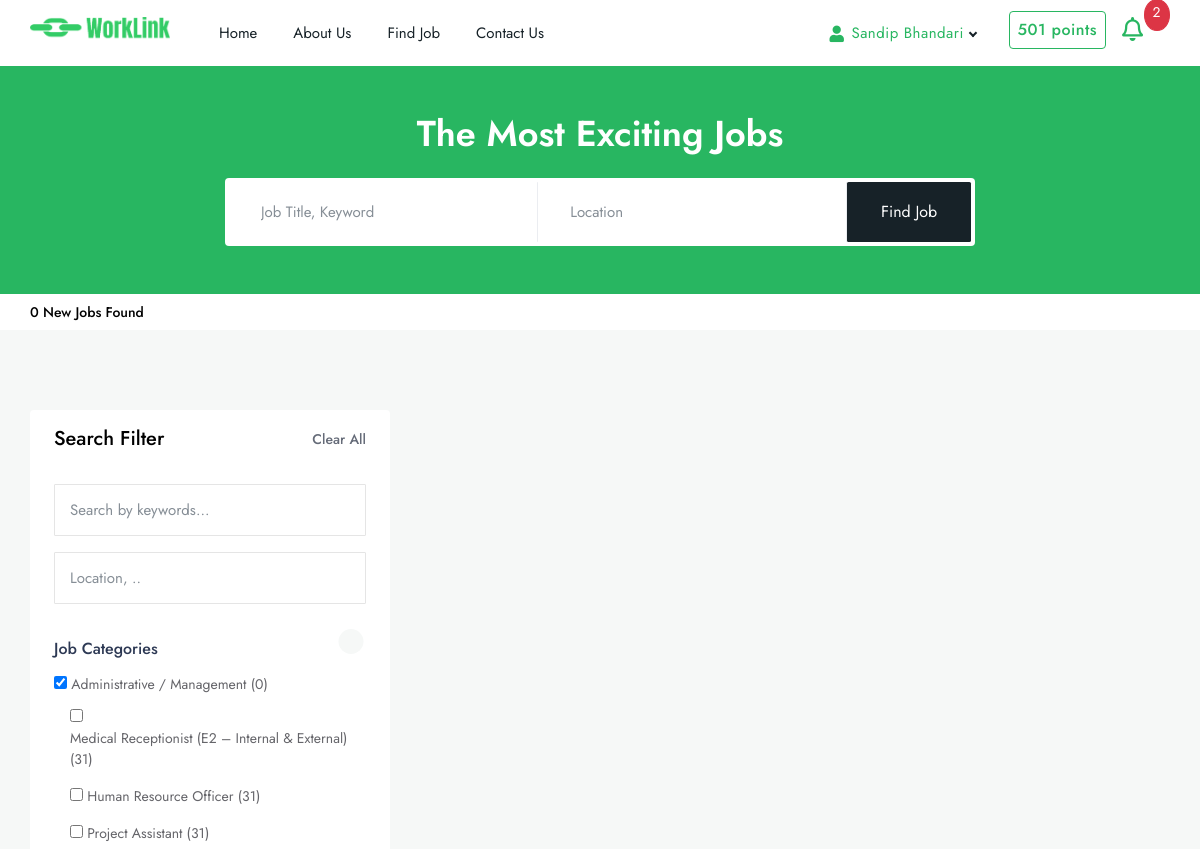
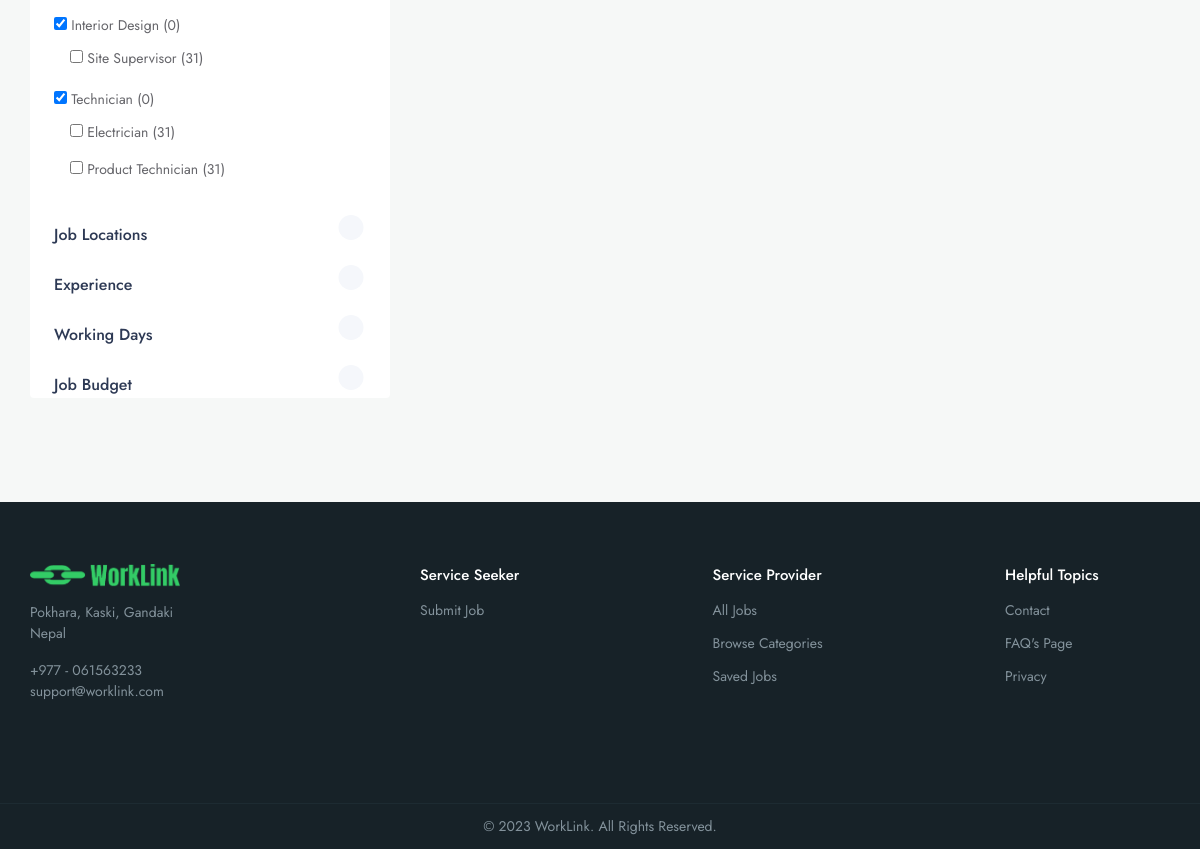
The page /services/ (signed in) on the database as committed earlier (2 pictures, top to bottom).
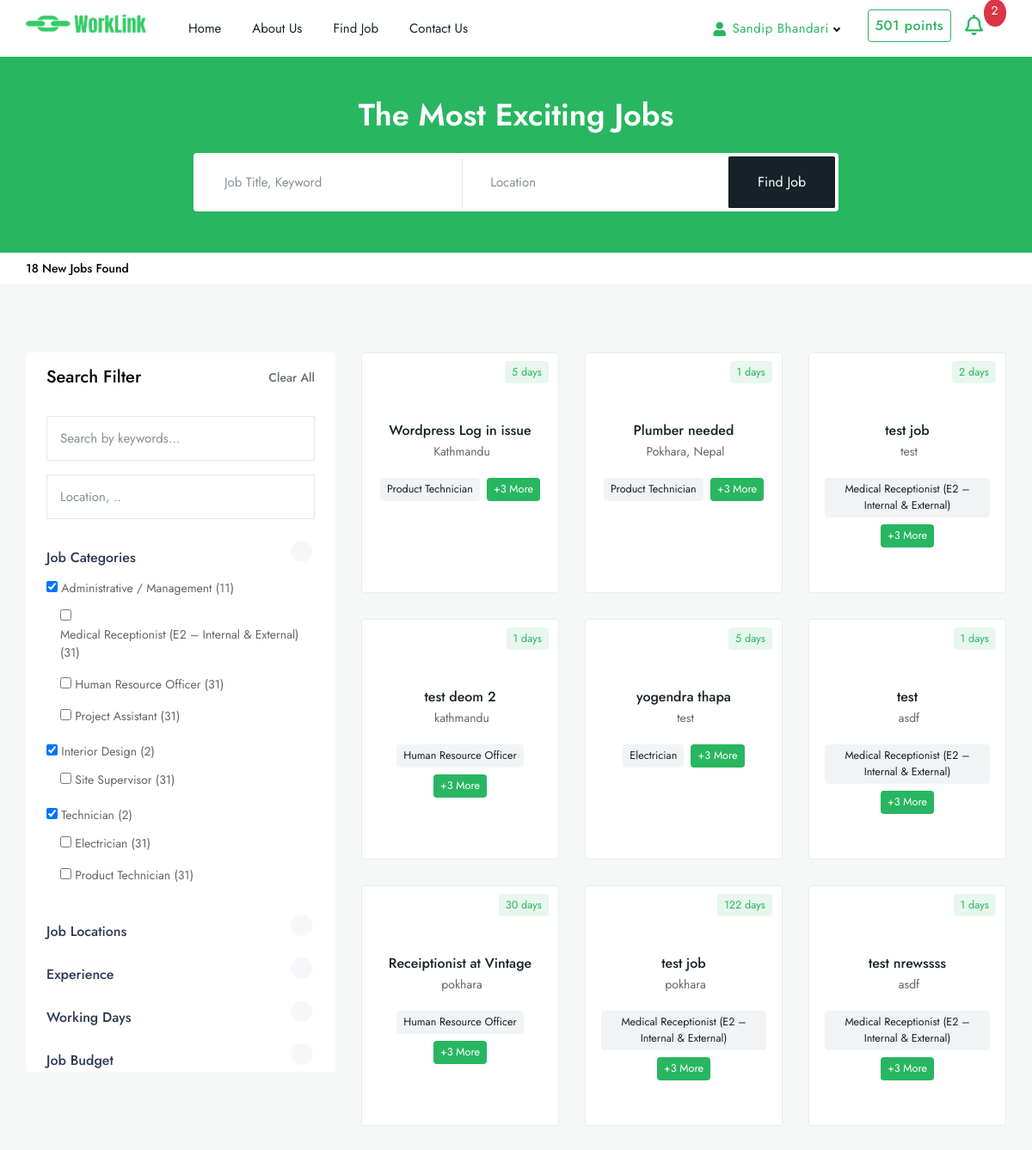
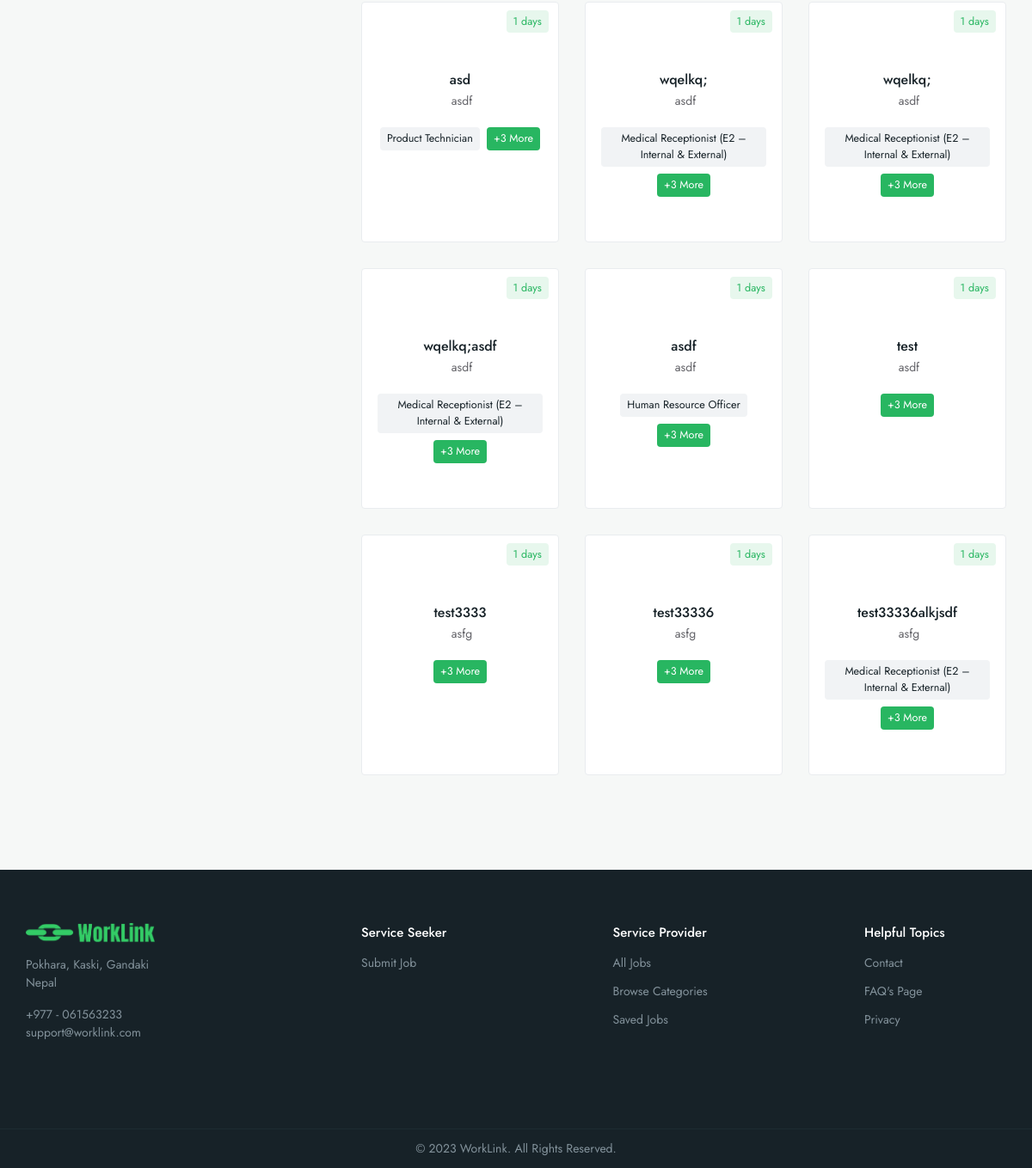
The same page on the database as committed later (2 pictures, top to bottom).
### account/models.py (models this page shows, shortened)
class User(AbstractUser):
    phone_number = models.CharField(max_length=20, blank=True, null=True)
    ROLES_CHOICES = (
        ('Service Provider', 'Service Provider'),
        ('Service Seeker', 'Service Seeker'),
        ('Admin', 'Admin')
    )
    role = models.CharField(max_length=20, choices = ROLES_CHOICES)
    profession = models.CharField(max_length=100, blank=True)
    USER_STATUS_CHOICES= (
        ('active', 'Active'),
        ('pending', 'Pending'),
        ('suspended', 'Suspended')
    )
    user_status = models.CharField(max_length=20, choices = USER_STATUS_CHOICES, default='pending')
    GENDER_CHOICES= (
        ('male', 'Male'),
        ('female', 'Female'),
        ('other', 'Do not specify')
    )
    gender = models.CharField(max_length=20, choices= GENDER_CHOICES, blank=True)
    avatar = models.ImageField(upload_to='avatar/', default='avatar/default.webp', blank=True)
    experience = models.IntegerField(default=0, help_text="Duration in years", blank=True)
    address = models.CharField(max_length=100, blank=True)
    identity_proof = models.ImageField(upload_to='identity_proof/', blank=True)
    REQUIRED_FIELDS=[]
    objects = UserManager()

class Points(models.Model):
    user = models.OneToOneField(User, on_delete=models.CASCADE, related_name='points')
    points = models.IntegerField(default='100')
    remarks = models.CharField(max_length=200, blank=True, default="New user points")
    updated_on= models.DateTimeField(auto_now=True)
    class Meta:
        verbose_name_plural = "Points"

### services/models.py (models this page shows, shortened)
class Category(models.Model):
    name = models.CharField(max_length=100)
    skills=models.ManyToManyField(JobSkills, blank=True)
    image= models.ImageField(upload_to='category/', blank=True, null=True)
    created_at = models.DateTimeField(auto_now_add=True)
    updated_at = models.DateTimeField(auto_now=True)
    class Meta:
        verbose_name_plural = 'Categories'
    @property
    def no_of_jobs(self):
        return self.services_set.all().count()
    def skills_of_category(self):
        return self.skills.all()

class JobSkills(models.Model):
    name = models.CharField(max_length=100)
    def __str__(self):
        return self.name
    class Meta:
        verbose_name_plural = 'Job skills'

class Services(models.Model):
    title = models.CharField(max_length=100)
    description = models.TextField()
    amount = models.IntegerField(default='0', help_text="Enter amount in rupees")
    duration= models.IntegerField(default='1', help_text="Enter time in days")
    STATUS=(
        ('active', 'Active'),
        ('completed', 'Completed'),
        ('hiring', 'Hiring')
    )
    status = models.CharField(max_length=100, choices=STATUS, default='hiring')
    category = models.ManyToManyField(Category, blank=True)
    skills =models.ManyToManyField(JobSkills, blank=True)
    vacancy = models.IntegerField(help_text="Enter number of vacancies", default='1')
    posted_by= models.ForeignKey(User, on_delete=models.CASCADE, related_name='services', null=True)
    location =models.CharField(max_length=200)
    image = models.ImageField(upload_to='services/')
    created_at = models.DateTimeField(auto_now_add=True)
    updated_at = models.DateTimeField(auto_now=True)
    class Meta:
        verbose_name_plural = 'Services'

### services/views.py (the view)
# urls.py: path('services/', views.services_search, name="service-search"),
@login_required(login_url='/auth/login/')
def services_search(request):
    if request.user.role == 'Service Seeker':
        return redirect('dashboard')
    categories = Category.objects.all()
    services = Services.objects.all()
    context={
        'services': services,
        'categories': categories,
    }
    return render(request, 'services/services-search.html', context)

### services/templates/services/services-search.html (shortened to what this page needs)
{% extends 'base.html' %}
{% load static %}
{% block content %}
    <div class="py-5 theme-bg" data-overlay="0">
        <div class="container">
            <div class="row justify-content-center">
                <div class="col-xl-8 col-lg-10 col-md-12 col-sm-12 col-12">
                    <div class="text-center mb-2">
                        <h1 class="ft-bold mb-4">The Most Exciting Jobs</h1>
                    </div>
                    <form class="bg-white rounded p-1">
                        <div class="row no-gutters">
                            <div class="col-xl-5 col-lg-5 col-md-5 col-sm-12 col-12">
                                <div class="form-group mb-0 position-relative">
                                    <input type="text" class="form-control lg left-ico" placeholder="Job Title, Keyword" />
                                </div>
                            </div>
                            <div class="col-xl-5 col-lg-4 col-md-4 col-sm-12 col-12">
                                <div class="form-group mb-0 position-relative">
                                    <input type="text" class="form-control lg left-ico" placeholder="Location" />
                                </div>
                            </div>
                            <div class="col-xl-2 col-lg-3 col-md-3 col-sm-12 col-12">
                                <div class="form-group mb-0 position-relative">
                                    <button class="btn full-width custom-height-lg bg-dark text-white fs-md" type="button">Find Job</button>
                                </div>
                            </div>
                        </div>
                    </form>
                </div>
            </div>
        </div>
    </div>
    <section class="py-2 br-bottom  ">
        <div class="container">
            <div class="row align-items-center justify-content-between">
                <div class="col-xl-3 col-lg-4 col-md-5 col-sm-12">
                    <h6 class="mb-0 ft-medium fs-sm">{{services.count}} New Jobs Found</h6>
                </div>
                </div>
            </div>
        </div>
    <section class="bg-light">
        <div class="container">
            <div class="row">
                <div class="col-lg-4 col-md-12 col-sm-12">
                    <div class="bg-white rounded mb-4">
                        <div class="sidebar_header d-flex align-items-center justify-content-between px-4 py-3 br-bottom">
                            <h4 class="ft-medium fs-lg mb-0">Search Filter</h4>
                            <div class="ssh-header">
                                <a href="javascript:void(0);" class="clear_all ft-medium text-muted">Clear All</a>
                            </div>
                        </div>
                        <div class="sidebar-widgets collapse miz_show" id="search_open" data-parent="#search_open">
                            <div class="search-inner">
                                <div class="filter-search-box px-4 pt-3 pb-0">
                                    <div class="form-group">
                                        <input type="text" class="form-control" placeholder="Search by keywords...">
                                    </div>
                                    <div class="form-group">
                                        <input type="text" class="form-control" placeholder="Location, ..">
                                    </div>
                                </div>
                                <div class="filter_wraps">
                                    <div class="single_search_boxed px-4 pt-0 br-bottom">
                                        <div class="widget-boxed-header">
                                            <h4>
                                                <a href="#categories" class="ft-medium fs-md pb-0" data-toggle="collapse" aria-expanded="true" role="button">Job Categories </a>
                                            </h4>
                                        </div>
                                        <div class="widget-boxed-body collapse show" id="categories" data-parent="#categories">
                                            <div class="side-list no-border">
                                                <div class="single_filter_card">
                                                    <div class="card-body p-0">
                                                        <div class="inner_widget_link">
                                                            <ul class="no-ul-list filter-list">
                                                                {% for category in categories %}
                                                                <li>
                                                                    <input id="a1" class="checkbox-custom" name="ADA" type="checkbox" checked="">
                                                                    <label for="a1" class="checkbox-custom-label">{{category.name}} ({{category.no_of_jobs}})</label>
                                                                    <ul class="no-ul-list filter-list">
                                                                        {% for skill in category.skills_of_category %}
                                                                        <li>
                                                                            <input id="aa1" class="checkbox-custom" name="ADA" type="checkbox">
                                                                            <label for="aa1" class="checkbox-custom-label">{{skill}} (31)</label>
                                                                        </li>
                                                                        {% endfor %}
                                                                    </ul>
                                                                </li>
                                                                {% endfor %}
                                                            </ul>
                                                        </div>
                                                    </div>
                                                </div>
                                            </div>
                                        </div>
                                    </div>
                                    <div class="single_search_boxed px-4 pt-0 br-bottom">
                                        <div class="widget-boxed-header">
                                            <h4>
                                                <a href="#locations" data-toggle="collapse" aria-expanded="false" role="button" class="ft-medium fs-md pb-0 collapsed">Job Locations</a>
                                            </h4>
                                        </div>
                                    </div>
                                    <div class="single_search_boxed px-4 pt-0 br-bottom">
                                        <div class="widget-boxed-header">
                                            <h4>
                                                <a href="#experience" data-toggle="collapse" aria-expanded="false" role="button" class="ft-medium fs-md pb-0 collapsed">Experience</a>
                                            </h4>
                                        </div>
                                    </div>
                                    <div class="single_search_boxed px-4 pt-0 br-bottom">
                                        <div class="widget-boxed-header">
                                            <h4>
                                                <a href="#jbtypes" data-toggle="collapse" aria-expanded="false" role="button" class="ft-medium fs-md pb-0 collapsed">Working Days</a>
                                            </h4>
                                        </div>
                                    </div>
                                    <div class="single_search_boxed px-4 pt-0 mb-2">
                                        <div class="widget-boxed-header">
                                            <h4>
                                                <a href="#salary" data-toggle="collapse" aria-expanded="false" role="button" class="ft-medium fs-md pb-0 collapsed">Job Budget</a>
                                            </h4>
                                        </div>
                                    </div>
                                </div>
                            </div>
                        </div>
                    </div>
                </div>
                <div class="col-lg-8 col-md-12 col-sm-12">
                    <div class="row align-items-center">
                        {% for job in services %}
                        <div class="col-xl-4 col-lg-6 col-md-6 col-sm-12">
                            <div class="job_grid border rounded ">
                                <div class="position-absolute ab-right"><span class="medium worklink-theme theme-bg-light px-2 py-1 rounded">{{job.duration}} days</span></div>
                                <div class="job_grid_thumb mb-2 pt-5 px-3">
                                    <a href="{% url 'service-detail' job.id %}" class="d-block text-center m-auto"><img src="{{ job.image.url}}" class="img-fluid" width="70" alt="" /></a>
                                </div>
                                <div class="job_grid_caption text-center pb-3 px-3">
                                    <h4 class="mb-0 ft-medium medium"><a href="{% url 'service-detail' job.id %}" class="text-dark fs-md">{{job.title}}</a></h4>
                                    <div class="jbl_location"><span>{{job.location}}</span></div>
                                </div>
                                <div class="job_grid_footer pb-4 px-3">
                                    <ul class="p-0 skills_tag text-center">
                                        {% for skill in job.skills.all %}
                                        <li><span class="px-2 py-1 medium skill-bg rounded text-dark">{{skill}}</span></li>
                                        {% endfor %}
                                        <li><span class="px-2 py-1 medium theme-bg rounded text-light">+3 More</span></li>
                                    </ul>
                                </div>
                            </div>
                        </div>
                        {% endfor %}
                    </div>
                </div>
            </div>
        </div>
    </section>
{% endblock content %}

### templates/includes/header.html (shortened to what this page needs)
{% load static %}
<div class="header header-light dark-text">
  <div class="container">
    <nav id="navigation" class="navigation navigation-landscape">
      <div class="nav-header">
        <a class="nav-brand" href="{% url 'home-page' %}">
          <img src="{% static 'img/logo.png' %}" class="logo" alt="" />
        </a>
      </div>
      <div class="nav-menus-wrapper" style="transition-property: none">
        <ul class="nav-menu">
          <li><a href="{% url 'home-page' %}">Home</a></li>
          <li><a href="{% url 'about-us' %}">About Us</a></li>
          {% if request.user.is_authenticated %} {% if request.user.role == 'Service Provider' %}
          <li><a href="{% url 'service-search' %}">Find Job</a></li>
          {% endif %}
          {% endif %}
          <li><a href="{% url 'contact-us' %}">Contact Us</a></li>
        </ul>
        <ul class="nav-menu nav-menu-social align-to-right">
          <li>
            {% if request.user.is_authenticated %}
            <a href="#" class="worklink-theme ft-medium">
              <i class="fa fa-user"></i> {{ request.user.get_full_name}}
            </a>
            <p class="btn btn-outline-primary ft-medium rounded p-2 ml-3">
              {{request.user.points.points}} points
            </p>
            <li class="ml-3">
              <div class="dropdown d-flex">
                <a class="fas fa-bell worklink-theme ft-medium"
                  type="button"
                  id="dropdownMenuButton"
                  data-toggle="dropdown"
                  aria-haspopup="true"
                  aria-expanded="false"
                  style="font-size: 24px"
                  >
                </a>
              <p class="fs-sm rounded-circle border border-danger px-2 bg-danger text-white" style="margin-top:-18px">2</p>
              </div>
            </li>
            {% endif %}
          </li>
        </ul>
      </div>
    </nav>
  </div>
</div>

Rows that differ between the two databases and show on the page:
computed for Category "Administrative / Management": no_of_jobs "0" → "11"
computed for Category "Interior Design": no_of_jobs "0" → "2"
computed for Category "Technician": no_of_jobs "0" → "2"
added Services: duration "5", title "Wordpress Log in issue", location "Kathmandu", JobSkills (name "Product Technician")
added Services: duration "1", title "Plumber needed", location "Pokhara, Nepal", JobSkills (name "Product Technician")
added Services: duration "2", title "test job", location "test", JobSkills (name "Medical Receptionist (E2 – Internal & External)")
added Services: duration "1", title "test deom 2", location "kathmandu", JobSkills (name "Human Resource Officer")
added Services: duration "5", title "yogendra thapa", location "test", JobSkills (name "Electrician")
added Services: duration "1", title "test", location "asdf", JobSkills (name "Medical Receptionist (E2 – Internal & External)")
added Services: duration "30", title "Receiptionist at Vintage", location "pokhara", JobSkills (name "Human Resource Officer")
added Services: duration "122", title "test job", location "pokhara", JobSkills (name "Medical Receptionist (E2 – Internal & External)")
added Services: duration "1", title "test nrewssss", location "asdf", JobSkills (name "Medical Receptionist (E2 – Internal & External)")
added Services: duration "1", title "asd", location "asdf", JobSkills (name "Product Technician")
added Services: duration "1", title "wqelkq;", location "asdf", JobSkills (name "Medical Receptionist (E2 – Internal & External)")
added Services: duration "1", title "wqelkq;", location "asdf", JobSkills (name "Medical Receptionist (E2 – Internal & External)")
added Services: duration "1", title "wqelkq;asdf", location "asdf", JobSkills (name "Medical Receptionist (E2 – Internal & External)")
added Services: duration "1", title "asdf", location "asdf", JobSkills (name "Human Resource Officer")
added Services: duration "1", title "test", location "asdf"
added Services: duration "1", title "test3333", location "asfg"
added Services: duration "1", title "test33336", location "asfg"
added Services: duration "1", title "test33336alkjsdf", location "asfg", JobSkills (name "Medical Receptionist (E2 – Internal & External)")
Other text that changed with them:
{{ services.count }}: "0" → "18"
